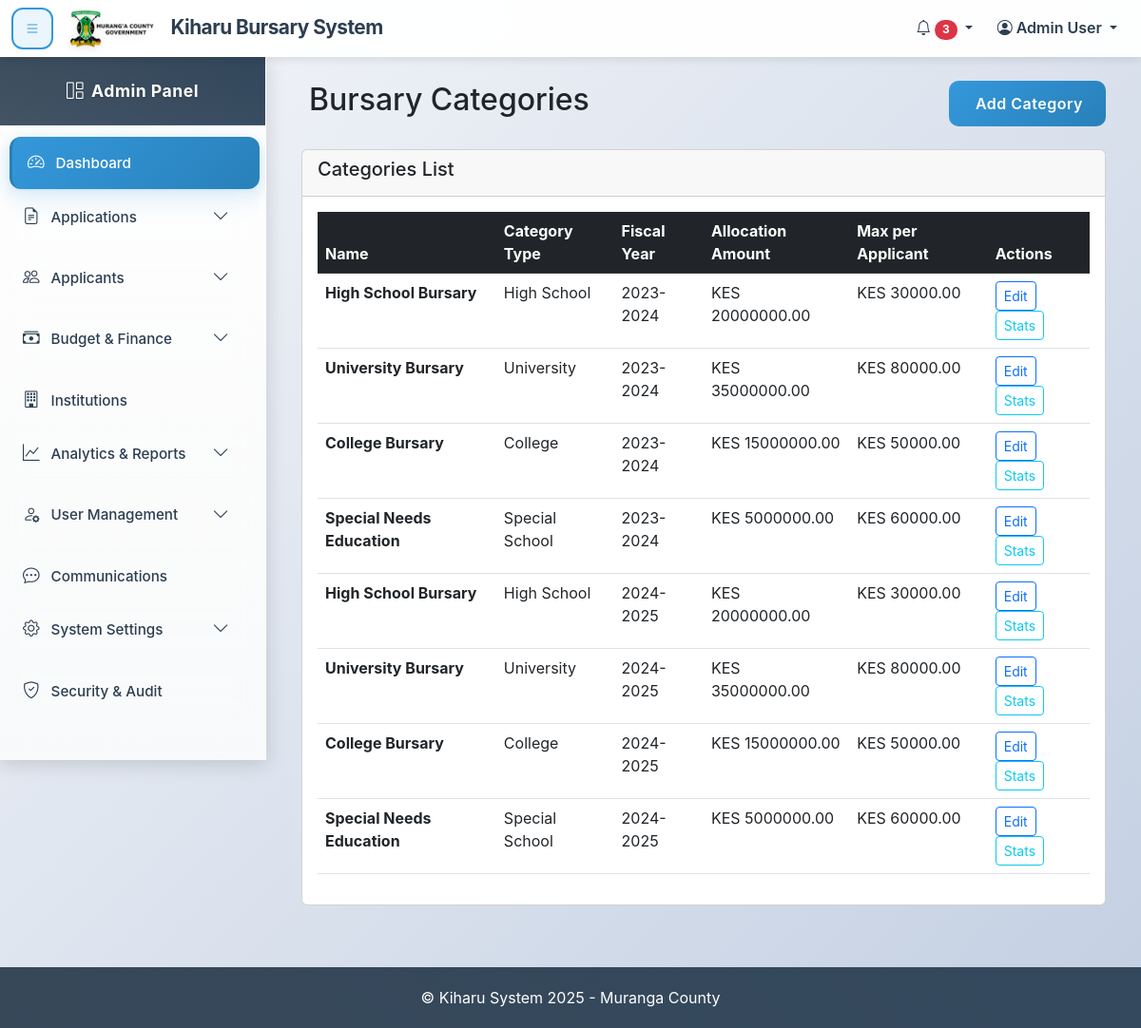
The app's page /bursary-categories/ (signed in) with its own data.
### kiharu_system/models.py (models this page shows, shortened)
class BursaryCategory(models.Model):
    CATEGORY_TYPES = (
        ('highschool', 'High School'),
        ('special_school', 'Special School'),
        ('college', 'College'),
        ('university', 'University'),
    )
    name = models.CharField(max_length=100)
    category_type = models.CharField(max_length=20, choices=CATEGORY_TYPES)
    fiscal_year = models.ForeignKey(FiscalYear, on_delete=models.CASCADE, related_name='categories')
    allocation_amount = models.DecimalField(max_digits=12, decimal_places=2)
    max_amount_per_applicant = models.DecimalField(max_digits=10, decimal_places=2)

class FiscalYear(models.Model):
    name = models.CharField(max_length=20)  # e.g., "2024-2025"
    start_date = models.DateField()
    end_date = models.DateField()
    total_allocation = models.DecimalField(max_digits=12, decimal_places=2)
    is_active = models.BooleanField(default=False)

### kiharu_system/views.py (the view)
# urls.py: path('bursary-categories/', views.bursary_category_list, name='bursary_category_list'),
@login_required
@user_passes_test(is_admin)
def bursary_category_list(request):
    categories = BursaryCategory.objects.all().select_related('fiscal_year')
    context = {'categories': categories}
    return render(request, 'admin/bursary_category_list.html', context)

### kiharu_system/views.py (called while the page is built)
def is_admin(user):
    return user.user_type == 'admin'

### templates/admin/bursary_category_list.html (shortened to what this page needs)
{% extends 'admin_base.html' %}
{% load static %}
{% block content %}
<div class="container-fluid">
    <div class="row">
        <div class="col-12">
            <div class="d-flex justify-content-between align-items-center mb-4">
                <h2>Bursary Categories</h2>
                <button class="btn btn-primary">
                    Add Category
                </button>
            </div>
            <div class="card">
                <div class="card-header">
                    <h5>Categories List</h5>
                </div>
                <div class="card-body">
                    <div class="table-responsive">
                        <table class="table table-hover">
                            <thead class="table-dark">
                                <tr>
                                    <th>Name</th>
                                    <th>Category Type</th>
                                    <th>Fiscal Year</th>
                                    <th>Allocation Amount</th>
                                    <th>Max per Applicant</th>
                                    <th>Actions</th>
                                </tr>
                            </thead>
                            <tbody>
                                {% for category in categories %}
                                <tr>
                                    <td><strong>{{ category.name }}</strong></td>
                                    <td>{{ category.get_category_type_display }}</td>
                                    <td>{{ category.fiscal_year.name }}</td>
                                    <td>KES {{ category.allocation_amount|floatformat:2 }}</td>
                                    <td>KES {{ category.max_amount_per_applicant|floatformat:2 }}</td>
                                    <td>
                                        <button class="btn btn-sm btn-outline-primary">
                                             Edit
                                        </button>
                                        <button class="btn btn-sm btn-outline-info">
                                             Stats
                                        </button>
                                    </td>
                                </tr>
                                {% empty %}
                                <tr>
                                    <td colspan="6" class="text-center text-muted">No categories found.</td>
                                </tr>
                                {% endfor %}
                            </tbody>
                        </table>
                    </div>
                </div>
            </div>
        </div>
    </div>
</div>
{% endblock %}

### templates/admin_base.html (shortened to what this page needs)
{% load static %}
<!DOCTYPE html>
<html lang="en">
<head>
    <link href="https://cdn.jsdelivr.net/npm/bootstrap@5.3.0/dist/css/bootstrap.min.css" rel="stylesheet">
    <link href="https://cdn.jsdelivr.net/npm/bootstrap-icons@1.11.0/font/bootstrap-icons.css" rel="stylesheet">
</head>
<body>
    <nav class="navbar navbar-expand-lg navbar-custom fixed-top">
        <div class="container-fluid">
            <button class="btn sidebar-toggle me-3" type="button" id="sidebarToggle">
                <i class="bi bi-list"></i>
            </button>
            <a class="navbar-brand" href="#">
                <img src="{% static 'images/murangalogo.png'%}" alt="Muranga County" class="county-logo">
                Kiharu Bursary System
            </a>
            <div class="collapse navbar-collapse" id="navbarNav">
                <ul class="navbar-nav ms-auto">
                    <li class="nav-item dropdown">
                        <a class="nav-link dropdown-toggle" href="#" id="notificationsDropdown" role="button" data-bs-toggle="dropdown">
                            <i class="bi bi-bell"></i>
                            <span class="badge bg-danger rounded-pill">3</span>
                        </a>
                    </li>
                    <li class="nav-item dropdown">
                        <a class="nav-link dropdown-toggle" href="#" id="userDropdown" role="button" data-bs-toggle="dropdown">
                            <i class="bi bi-person-circle"></i>
                            Admin User
                        </a>
                    </li>
                </ul>
            </div>
        </div>
    </nav>
    <div class="sidebar" id="sidebar">
        <div class="sidebar-header">
            <h5><i class="bi bi-grid-1x2 me-2"></i><span class="menu-text">Admin Panel</span></h5>
        </div>
        <div class="sidebar-content">
            <ul class="sidebar-menu">
                <li>
                    <a href="#dashboard" class="menu-link">
                        <span><i class="bi bi-speedometer2"></i><span class="menu-text">Dashboard</span></span>
                    </a>
                </li>
                <li>
                    <a href="#" class="menu-link has-submenu" data-target="applicationsMenu">
                        <span><i class="bi bi-file-earmark-text"></i><span class="menu-text">Applications</span></span>
                        <i class="bi bi-chevron-down chevron-icon"></i>
                    </a>
                </li>
                <li>
                    <a href="#" class="menu-link has-submenu" data-target="applicantsMenu">
                        <span><i class="bi bi-people"></i><span class="menu-text">Applicants</span></span>
                        <i class="bi bi-chevron-down chevron-icon"></i>
                    </a>
                </li>
                <li>
                    <a href="#" class="menu-link has-submenu" data-target="budgetMenu">
                        <span><i class="bi bi-cash-stack"></i><span class="menu-text">Budget & Finance</span></span>
                        <i class="bi bi-chevron-down chevron-icon"></i>
                    </a>
                </li>
                <li>
                    <a href="{% url 'institution_list'%}" class="menu-link">
                        <span><i class="bi bi-building"></i><span class="menu-text">Institutions</span></span>
                    </a>
                </li>
                <li>
                    <a href="#" class="menu-link has-submenu" data-target="reportsMenu">
                        <span><i class="bi bi-graph-up"></i><span class="menu-text">Analytics & Reports</span></span>
                        <i class="bi bi-chevron-down chevron-icon"></i>
                    </a>
                </li>
                <li>
                    <a href="#" class="menu-link has-submenu" data-target="usersMenu">
                        <span><i class="bi bi-person-gear"></i><span class="menu-text">User Management</span></span>
                        <i class="bi bi-chevron-down chevron-icon"></i>
                    </a>
                </li>
                <li>
                    <a href="#communications" class="menu-link">
                        <span><i class="bi bi-chat-dots"></i><span class="menu-text">Communications</span></span>
                    </a>
                </li>
                <li>
                    <a href="#" class="menu-link has-submenu" data-target="settingsMenu">
                        <span><i class="bi bi-gear"></i><span class="menu-text">System Settings</span></span>
                        <i class="bi bi-chevron-down chevron-icon"></i>
                    </a>
                </li>
                <li>
                    <a href="#audit-logs" class="menu-link">
                        <span><i class="bi bi-shield-check"></i><span class="menu-text">Security & Audit</span></span>
                    </a>
                </li>
            </ul>
        </div>
    </div>
    <div class="main-content" id="mainContent" style="margin-top: 60px;">
        <div class="content">
            {% block content %}
            {% endblock %}
        </div>
    </div>
    <footer class="footer">
        <p class="mb-0">&copy; Kiharu System 2025 - Muranga County</p>
    </footer>
</body>
</html>

### records on screen
BursaryCategory: name "High School Bursary", category_type "High School", fiscal_year.name "2023-2024", allocation_amount "20000000.00", max_amount_per_applicant "30000.00"
BursaryCategory: name "University Bursary", category_type "University", fiscal_year.name "2023-2024", allocation_amount "35000000.00", max_amount_per_applicant "80000.00"
BursaryCategory: name "College Bursary", category_type "College", fiscal_year.name "2023-2024", allocation_amount "15000000.00", max_amount_per_applicant "50000.00"
BursaryCategory: name "Special Needs Education", category_type "Special School", fiscal_year.name "2023-2024", allocation_amount "5000000.00", max_amount_per_applicant "60000.00"
BursaryCategory: name "High School Bursary", category_type "High School", fiscal_year.name "2024-2025", allocation_amount "20000000.00", max_amount_per_applicant "30000.00"
BursaryCategory: name "University Bursary", category_type "University", fiscal_year.name "2024-2025", allocation_amount "35000000.00", max_amount_per_applicant "80000.00"
BursaryCategory: name "College Bursary", category_type "College", fiscal_year.name "2024-2025", allocation_amount "15000000.00", max_amount_per_applicant "50000.00"
BursaryCategory: name "Special Needs Education", category_type "Special School", fiscal_year.name "2024-2025", allocation_amount "5000000.00", max_amount_per_applicant "60000.00"
